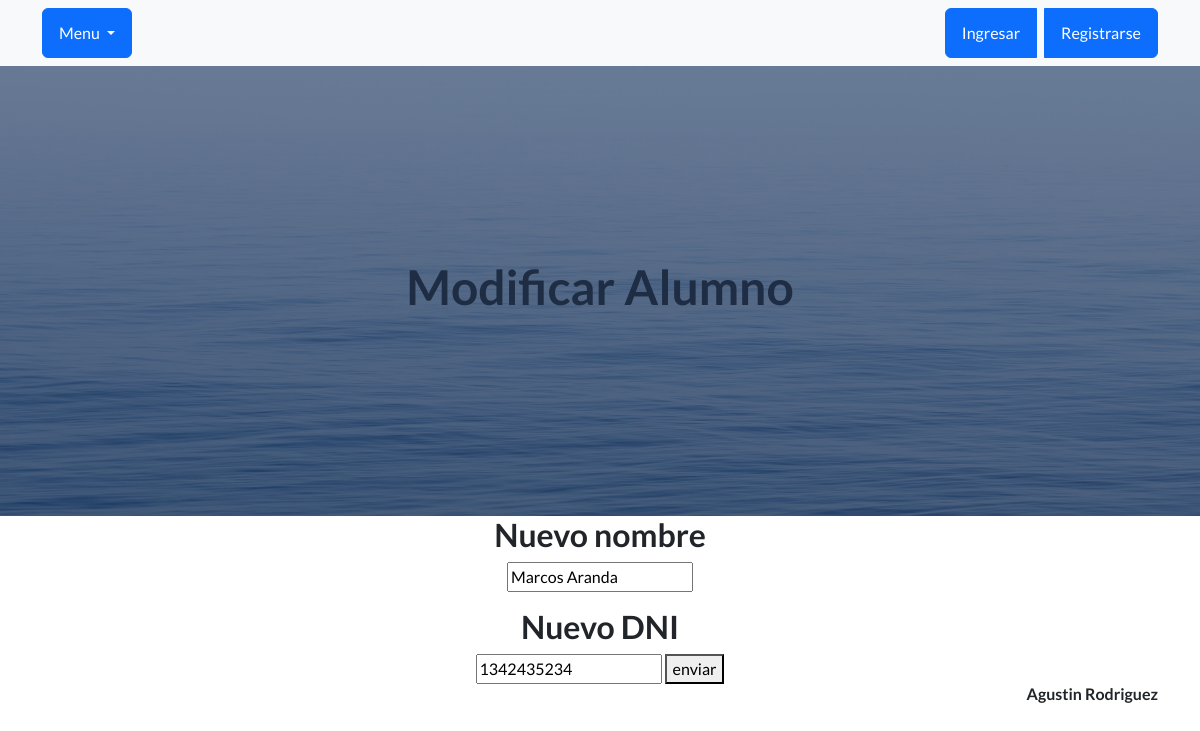
The page /App1/alumno_editar/1 on the database as committed earlier.
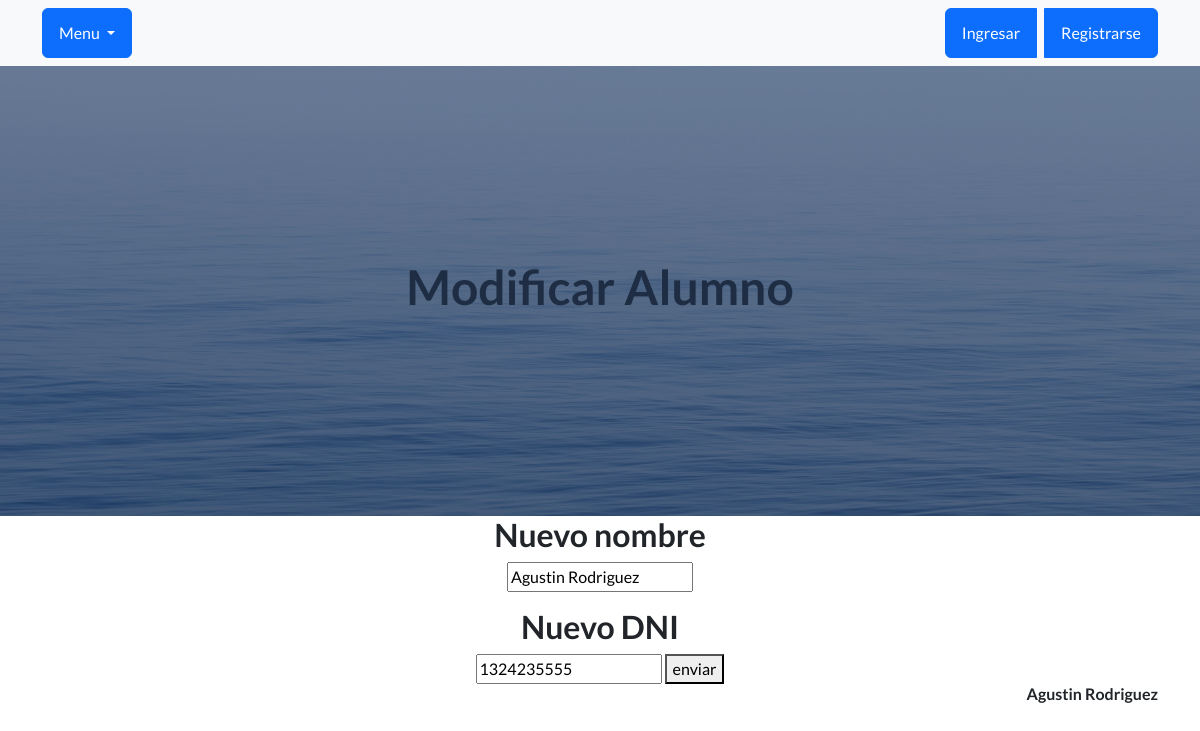
The same page on the database as committed later.
### App1/models.py (models this page shows, shortened)
class Alumno(models.Model):
    nombre = models.CharField(max_length=50)
    dni = models.IntegerField()

### App1/views.py (the view)
# urls.py: path("alumno_editar/<int:id>", views.alumno_editar,name="alumno_editar"),
def alumno_editar(request, id):
    alumno = Alumno.objects.get(id=id)
    if request.method == "POST":
        mi_formulario = Alumno_formulario(request.POST)
        if mi_formulario.is_valid():
            datos = mi_formulario.cleaned_data
            alumno.nombre = datos["nombre"]
            alumno.dni = datos["dni"]
            alumno.save()
            alumno = Alumno.objects.all()
            return render (request, "alumnos.html", {"alumnos":alumno})
    else:
        mi_formulario = Alumno_formulario (initial={"nombre":alumno.nombre, "dni":alumno.dni})
    return render(request, "alumno_editar.html",{"mi_formulario":mi_formulario, "alumno":alumno})

### App1/forms.py
class Alumno_formulario(forms.Form):
    nombre=forms.CharField(max_length=20)
    dni=forms.IntegerField()

### App1/templates/alumno_editar.html (shortened to what this page needs)
{% extends "padre.html" %}
{% load static %}
{% block contenido %}
    <header class="masthead">
        <div class="text-center">
            <h1>Modificar Alumno </h1>
        </div>
    </header>
        <main>
            <div class="container">
                <div class="text-center">
                <form action="{% url 'alumno_editar' alumno.id %} "method="POST">
                    <h2>Nuevo nombre</h2>
                    {{mi_formulario.nombre}}
                    <h2>Nuevo DNI</h2>
                    {{mi_formulario.dni}}
                    <button>enviar</button>
                </form>
            </div>
        </div>
    </main>
{% endblock  %}

Rows that differ between the two databases and show on the page:
changed Alumno: nombre "Marcos Aranda" → "Agustin Rodriguez"; dni "1342435234" → "1324235555"
